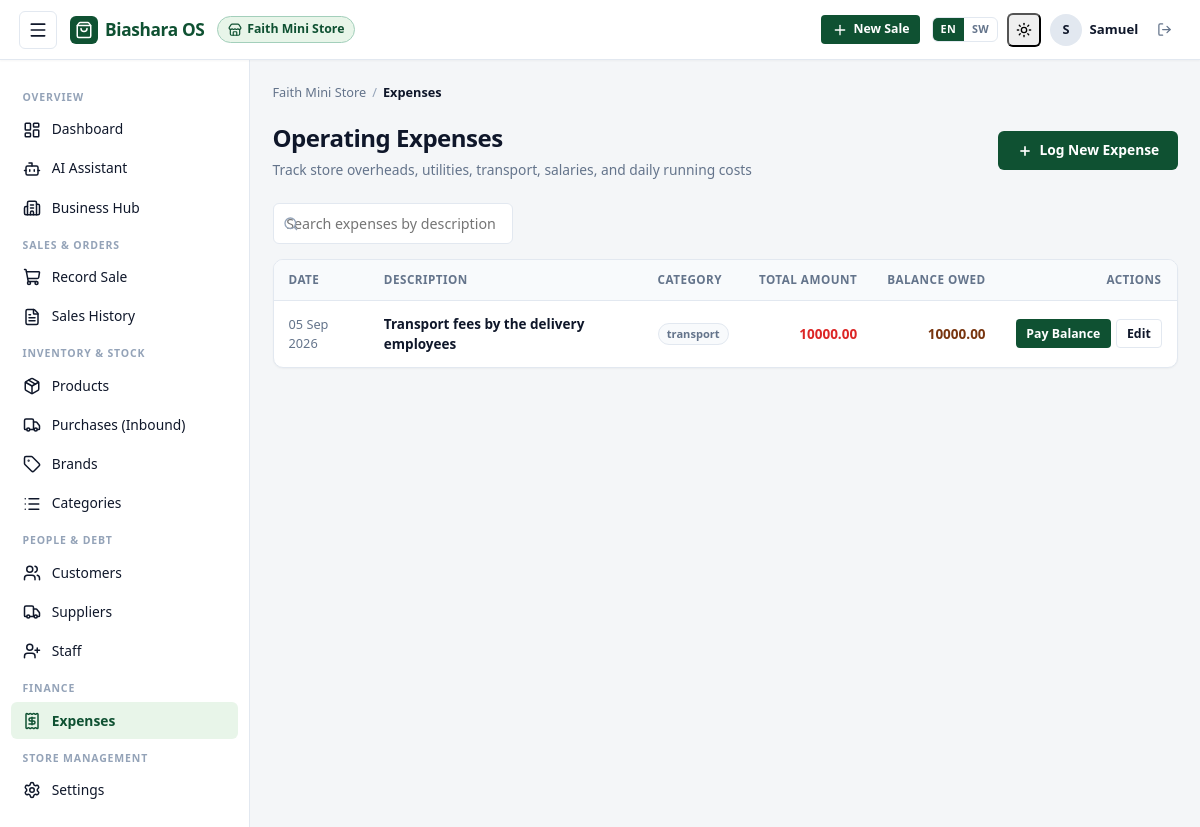
The page /2/expenses/ (signed in) on the database its author committed.
### BusinessOs/models.py (models this page shows, shortened)
class Business(models.Model):
    owner = models.ForeignKey(
        settings.AUTH_USER_MODEL,
        on_delete=models.CASCADE,
        related_name="businesses",
    )
    name = models.CharField(max_length=150)
    location = models.CharField(max_length=200, blank=True)
    phone = models.CharField(max_length=20, blank=True)
    created_at = models.DateTimeField(auto_now_add=True)
    class Meta:
        ordering = ["-created_at"]
    def can_record_sales(self, user):
        if user == self.owner:
            return True
        return self.staff.filter(user=user).exists()

class Expense(models.Model):
    business = models.ForeignKey(Business, on_delete=models.CASCADE, related_name="expenses")
    description = models.CharField(max_length=200)
    category = models.CharField(max_length=50, blank=True)
    amount = models.DecimalField(max_digits=12, decimal_places=2)
    date = models.DateField(db_index=True)
    class Meta:
        ordering = ["-date"]
    @property
    def amount_paid(self):
        return sum((p.amount for p in self.payments.all()), ZERO)
    @property
    def balance_owed(self):
        return self.amount - self.amount_paid

### BusinessOs/views.py (the view)
# urls.py: path("<int:business_id>/expenses/", views.ExpenseListView.as_view(), name="expense_list"),
class ExpenseListView(BusinessAccessMixin, ListView):
    template_name = "sales/expense_list.html"
    context_object_name = "expenses"
    def get_queryset(self):
        return self.business.expenses.all()

### BusinessOs/context_processors.py (called while the page is built)
def biashara_i18n(request):
    lang = request.session.get("biashara_lang") or request.session.get("_language")
    if not lang:
        lang = request.COOKIES.get("biashara_lang") or request.COOKIES.get("django_language")
    if not lang:
        lang = translation.get_language() or "en"
    if lang.startswith("sw"):
        lang = "sw"
    else:
        lang = "en"
    return {
        "current_lang": lang,
        "is_swahili": (lang == "sw"),
        "translations_sw_json": json.dumps(TRANSLATIONS_SW) if lang == "sw" else "{}",
    }

### BusinessOs/views.py (called while the page is built)
    def dispatch(self, request, *args, **kwargs):
        self.business = get_object_or_404(Business, pk=kwargs["business_id"])
        if not self.business.can_record_sales(request.user):
            raise PermissionDenied("You are not authorized for this business.")
        return super().dispatch(request, *args, **kwargs)

    def get_context_data(self, **kwargs):
        ctx = super().get_context_data(**kwargs)
        ctx["business"] = self.business
        return ctx

### BusinessOs/templates/sales/expense_list.html (shortened to what this page needs)
{% extends "sales/base.html" %}
{% block crumb %}Expenses{% endblock %}
{% block content %}
<div class="page-header">
  <div class="page-title-group">
    <h1>Operating Expenses</h1>
    <p>Track store overheads, utilities, transport, salaries, and daily running costs</p>
  </div>
  <div class="page-actions">
    <a href="{% url 'expense_create' business.id %}" class="btn btn-primary">
      <svg width="16" height="16" viewBox="0 0 24 24" fill="none" stroke="currentColor" stroke-width="2.5"><line x1="12" y1="5" x2="12" y2="19"></line><line x1="5" y1="12" x2="19" y2="12"></line></svg>
      Log New Expense
    </a>
  </div>
</div>
<div class="filter-bar">
  <div class="search-input-wrapper">
    <input type="text" class="search-input" placeholder="Search expenses by description or category..." data-target="#expenses-table tbody tr">
  </div>
</div>
{% if expenses %}
<div class="table-container">
  <table class="data-table" id="expenses-table">
    <thead>
      <tr>
        <th>Date</th>
        <th>Description</th>
        <th>Category</th>
        <th class="table-num">Total Amount</th>
        <th class="table-num">Balance Owed</th>
        <th style="text-align:right;">Actions</th>
      </tr>
    </thead>
    <tbody>
      {% for expense in expenses %}
      <tr>
        <td style="color:var(--color-text-muted); font-size:0.85rem;">
          {{ expense.date|date:"d M Y" }}
        </td>
        <td>
          <strong>{{ expense.description }}</strong>
        </td>
        <td>
          <span class="badge badge-neutral">{{ expense.category|default:"General" }}</span>
        </td>
        <td class="table-num" style="font-weight:700; color:var(--color-danger);">
          {{ expense.amount|floatformat:2 }}
        </td>
        <td class="table-num">
          {% if expense.balance_owed > 0 %}
          <span style="color:var(--color-warning-text); font-weight:700;">{{ expense.balance_owed|floatformat:2 }}</span>
          {% else %}
          <span style="color:var(--color-success); font-weight:600;">0.00</span>
          {% endif %}
        </td>
        <td style="text-align:right;">
          <div style="display:inline-flex; gap:0.35rem;">
            {% if expense.balance_owed > 0 %}
            <a href="{% url 'add_payment' business.id 'expense' expense.id %}" class="btn btn-primary btn-sm" title="Pay outstanding expense balance">
              Pay Balance
            </a>
            {% endif %}
            <a href="{% url 'expense_update' business.id expense.id %}" class="btn btn-secondary btn-sm">
              Edit
            </a>
          </div>
        </td>
      </tr>
      {% endfor %}
    </tbody>
  </table>
</div>
{% endif %}
{% endblock %}

### BusinessOs/templates/sales/base.html (shortened to what this page needs)
{% load static %}<!DOCTYPE html>
<html lang="{{ current_lang|default:'en' }}" x-data="{ sidebarOpen: false }" :class="{ 'sidebar-mobile-open': sidebarOpen }">
<head>
  <link rel="stylesheet" href="{% static 'sales/css/style.css' %}?v=3.1">
</head>
<body>
<div class="app-wrapper">
  <header class="topbar">
    <div class="topbar-inner">
      <div class="topbar-left">
        {% if business %}
        <button type="button" class="menu-toggle-btn" @click="sidebarOpen = !sidebarOpen" aria-label="Toggle navigation drawer">
          <i data-lucide="menu" style="width:20px;height:20px;"></i>
        </button>
        {% endif %}
        <a href="{% url 'business_list' %}" class="brand-badge">
          <div class="brand-icon">
            <i data-lucide="shopping-bag" style="width:18px;height:18px;"></i>
          </div>
          <span class="brand-title">Biashara OS</span>
        </a>
        {% if business %}
        <a href="{% url 'business_detail' business.id %}" class="business-tag" title="{{ business.name }}">
          <i data-lucide="store" style="width:14px;height:14px;flex-shrink:0;"></i>
          <span>{{ business.name }}</span>
        </a>
        {% endif %}
      </div>
      <div class="topbar-right">
        {% if business %}
        <a href="{% url 'record_sale' business.id %}" class="btn btn-primary btn-sm desktop-only-btn" style="display:inline-flex;align-items:center;gap:0.4rem;">
          <i data-lucide="plus" style="width:16px;height:16px;"></i>
          <span>{% if is_swahili %}Mauzo Mapya{% else %}New Sale{% endif %}</span>
        </a>
        {% endif %}
        {% if user.is_authenticated %}
        <div class="topbar-user-group">
          <div class="lang-switcher">
            <a href="{% url 'set_language' %}?lang=en"
               class="lang-btn {% if current_lang != 'sw' %}lang-btn--active{% endif %}"
               title="English">EN</a>
            <a href="{% url 'set_language' %}?lang=sw"
               class="lang-btn {% if current_lang == 'sw' %}lang-btn--active{% endif %}"
               title="Kiswahili">SW</a>
          </div>
          <button type="button" class="theme-toggle-btn icon-btn" title="Toggle dark / light mode"
                  onclick="toggleTheme()">
            <i data-lucide="sun" class="theme-icon-light" style="width:16px;height:16px;"></i>
          </button>
          <div class="user-badge" title="{{ user.get_full_name|default:user.username }}">
            <div class="user-avatar">{{ user.username|slice:":1"|upper }}</div>
            <span class="user-name">{{ user.username }}</span>
          </div>
          <form method="post" action="{% url 'logout' %}" style="margin:0;">
            <button type="submit" class="btn btn-ghost btn-sm icon-btn" title="{% if is_swahili %}Toka{% else %}Sign out{% endif %}">
              <i data-lucide="log-out" style="width:15px;height:15px;"></i>
            </button>
          </form>
        </div>
        {% endif %}
      </div>
    </div>
  </header>
  <div class="app-container">
    {% if business %}
    <aside class="app-sidebar" :class="{ 'drawer-open': sidebarOpen }">
      <div class="sidebar-scroll">
        <div class="nav-section-title">{% if is_swahili %}Muhtasari{% else %}Overview{% endif %}</div>
        <ul class="sidebar-nav">
          <li class="nav-item {% if request.resolver_match.url_name == 'business_dashboard' %}active{% endif %}">
            <a href="{% url 'business_dashboard' business.id %}">
              <i data-lucide="layout-dashboard"></i>
              {% if is_swahili %}Dashibodi{% else %}Dashboard{% endif %}
            </a>
          </li>
          <li class="nav-item {% if 'assistant' in request.path %}active{% endif %}">
            <a href="{% url 'assistant:chat_page' business.id %}">
              <i data-lucide="bot"></i>
              {% if is_swahili %}Msaidizi wa AI{% else %}AI Assistant{% endif %}
            </a>
          </li>
          <li class="nav-item {% if request.resolver_match.url_name == 'business_detail' or request.resolver_match.url_name == 'business_update' %}active{% endif %}">
            <a href="{% url 'business_detail' business.id %}">
              <i data-lucide="building-2"></i>
              {% if is_swahili %}Kituo cha Biashara{% else %}Business Hub{% endif %}
            </a>
          </li>
        </ul>
        <div class="nav-section-title">{% if is_swahili %}Mauzo na Maagizo{% else %}Sales &amp; Orders{% endif %}</div>
        <ul class="sidebar-nav">
          <li class="nav-item {% if request.resolver_match.url_name == 'record_sale' %}active{% endif %}">
            <a href="{% url 'record_sale' business.id %}">
              <i data-lucide="shopping-cart"></i>
              {% if is_swahili %}Rekodi Mauzo{% else %}Record Sale{% endif %}
            </a>
          </li>
          <li class="nav-item {% if request.resolver_match.url_name == 'sale_list' or request.resolver_match.url_name == 'sale_detail' %}active{% endif %}">
            <a href="{% url 'sale_list' business.id %}">
              <i data-lucide="file-text"></i>
              {% if is_swahili %}Historia ya Mauzo{% else %}Sales History{% endif %}
            </a>
          </li>
        </ul>
        <div class="nav-section-title">{% if is_swahili %}Bidhaa na Stoo{% else %}Inventory &amp; Stock{% endif %}</div>
        <ul class="sidebar-nav">
          <li class="nav-item ">
            <a href="{% url 'product_list' business.id %}">
              <i data-lucide="package"></i>
              {% if is_swahili %}Bidhaa{% else %}Products{% endif %}
            </a>
          </li>
          <li class="nav-item {% if request.resolver_match.url_name == 'purchase_list' or request.resolver_match.url_name == 'record_purchase' or request.resolver_match.url_name == 'purchase_detail' %}active{% endif %}">
            <a href="{% url 'purchase_list' business.id %}">
              <i data-lucide="truck"></i>
              {% if is_swahili %}Ununuzi wa Bidhaa{% else %}Purchases (Inbound){% endif %}
            </a>
          </li>
          <li class="nav-item {% if request.resolver_match.url_name == 'brand_list' or request.resolver_match.url_name == 'brand_create' %}active{% endif %}">
            <a href="{% url 'brand_list' business.id %}">
              <i data-lucide="tag"></i>
              {% if is_swahili %}Chapa{% else %}Brands{% endif %}
            </a>
          </li>
          <li class="nav-item {% if request.resolver_match.url_name == 'category_list' or request.resolver_match.url_name == 'category_create' %}active{% endif %}">
            <a href="{% url 'category_list' business.id %}">
              <i data-lucide="list"></i>
              {% if is_swahili %}Makundi{% else %}Categories{% endif %}
            </a>
          </li>
        </ul>
        <div class="nav-section-title">{% if is_swahili %}Watu na Madeni{% else %}People &amp; Debt{% endif %}</div>
        <ul class="sidebar-nav">
          <li class="nav-item {% if request.resolver_match.url_name == 'customer_list' or request.resolver_match.url_name == 'customer_create' or request.resolver_match.url_name == 'customer_update' %}active{% endif %}">
            <a href="{% url 'customer_list' business.id %}">
              <i data-lucide="users"></i>
              {% if is_swahili %}Wateja{% else %}Customers{% endif %}
            </a>
          </li>
          <li class="nav-item {% if request.resolver_match.url_name == 'supplier_list' or request.resolver_match.url_name == 'supplier_create' or request.resolver_match.url_name == 'supplier_update' %}active{% endif %}">
            <a href="{% url 'supplier_list' business.id %}">
              <i data-lucide="truck"></i>
              {% if is_swahili %}Wasambazaji{% else %}Suppliers{% endif %}
            </a>
          </li>
          {% if business.owner_id == request.user.id %}
          <li class="nav-item {% if request.resolver_match.url_name == 'staff_list' or request.resolver_match.url_name == 'staff_create' %}active{% endif %}">
            <a href="{% url 'staff_list' business.id %}">
              <i data-lucide="user-plus"></i>
              {% if is_swahili %}Wafanyakazi{% else %}Staff{% endif %}
            </a>
          </li>
          {% endif %}
        </ul>
        <div class="nav-section-title">{% if is_swahili %}Fedha na Hesabu{% else %}Finance{% endif %}</div>
        <ul class="sidebar-nav">
          <li class="nav-item {% if request.resolver_match.url_name == 'expense_list' or request.resolver_match.url_name == 'expense_create' or request.resolver_match.url_name == 'expense_update' %}active{% endif %}">
            <a href="{% url 'expense_list' business.id %}">
              <i data-lucide="receipt"></i>
              {% if is_swahili %}Matumizi{% else %}Expenses{% endif %}
            </a>
          </li>
        </ul>
        <div class="nav-section-title">{% if is_swahili %}Usimamizi wa Duka{% else %}Store Management{% endif %}</div>
        <ul class="sidebar-nav">
          <li class="nav-item {% if request.resolver_match.url_name == 'business_settings' %}active{% endif %}">
            <a href="{% url 'business_settings' business.id %}">
              <i data-lucide="settings"></i>
              {% if is_swahili %}Mipangilio{% else %}Settings{% endif %}
            </a>
          </li>
        </ul>
      </div>
    </aside>
    {% endif %}
    <main class="app-main">
      {% if business %}
      <nav class="breadcrumb-trail" aria-label="Breadcrumb">
        <a href="{% url 'business_dashboard' business.id %}">{{ business.name }}</a>
        <span class="breadcrumb-sep">/</span>
        <span class="breadcrumb-current">{% block crumb %}Overview{% endblock %}</span>
      </nav>
      {% endif %}
      {% block content %}{% endblock %}
    </main>
  </div>
</div>
</body>
</html>

### rows shown on the page
Business: name "Faith Mini Store"
Expense: date "05 Sep 2026", description "Transport fees by the delivery employees", category "transport", amount "10000.00", balance_owed "10000.00", shows "Pay Balance"

### other values the page prints
{{ user.username|slice:":1"|upper }} "S"
{{ user.username }} "Samuel"
